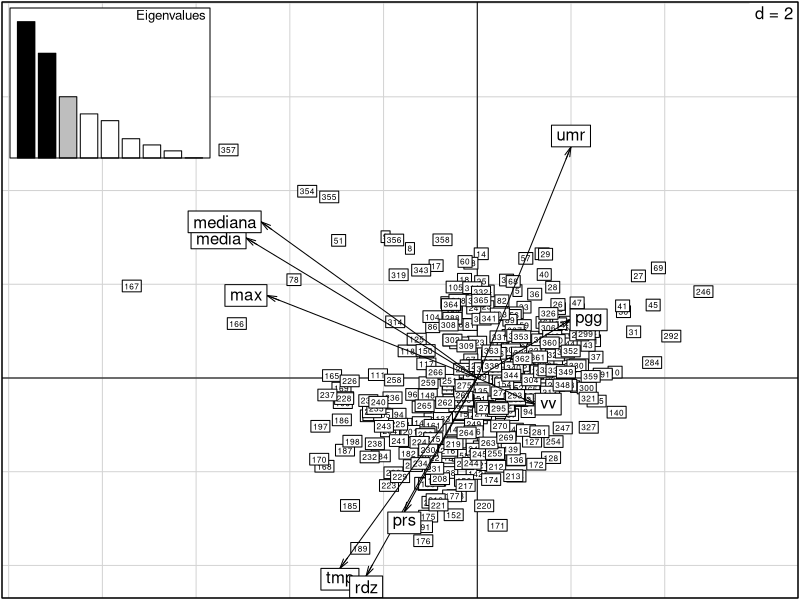
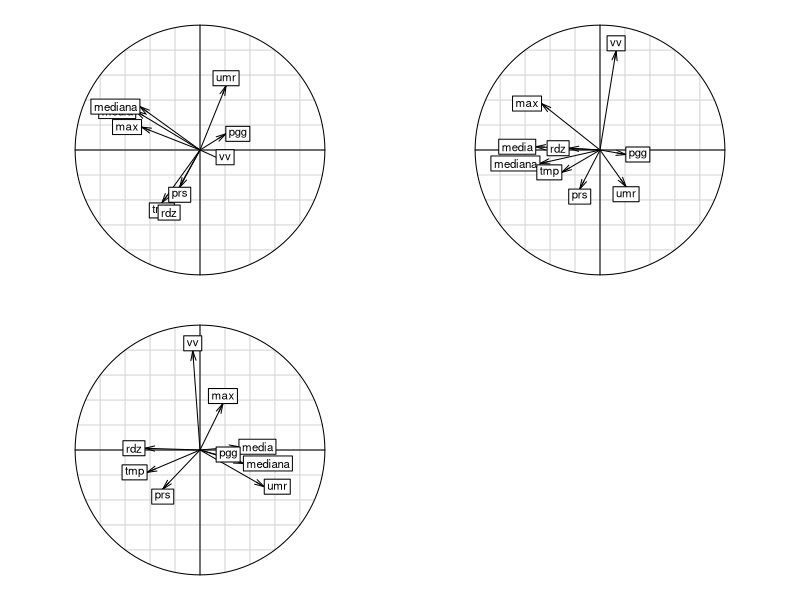
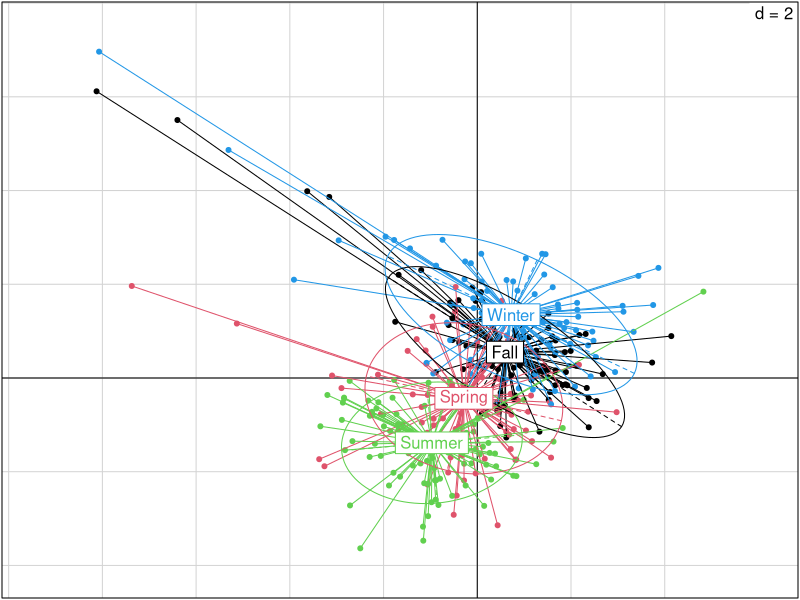
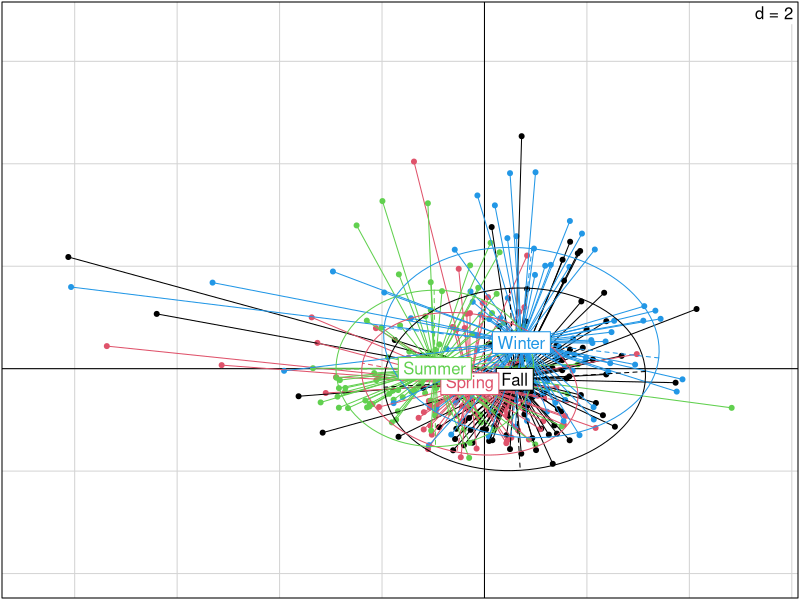
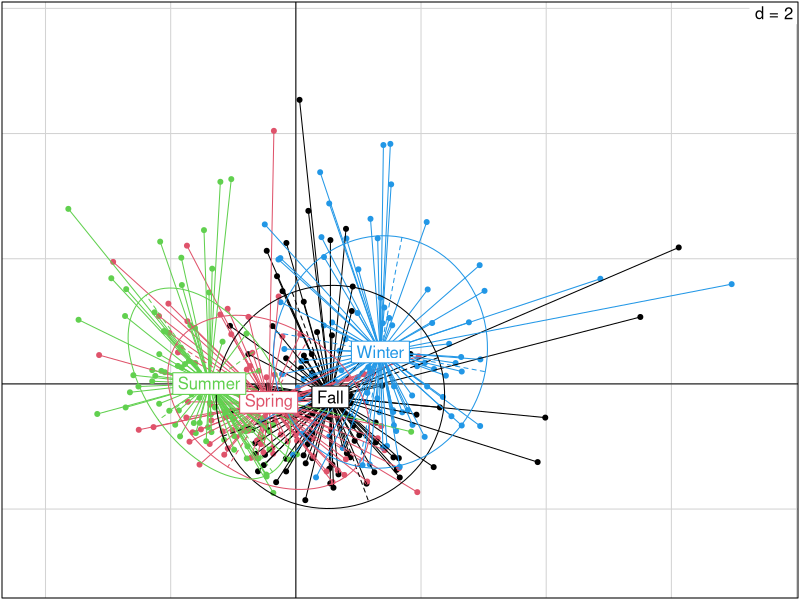
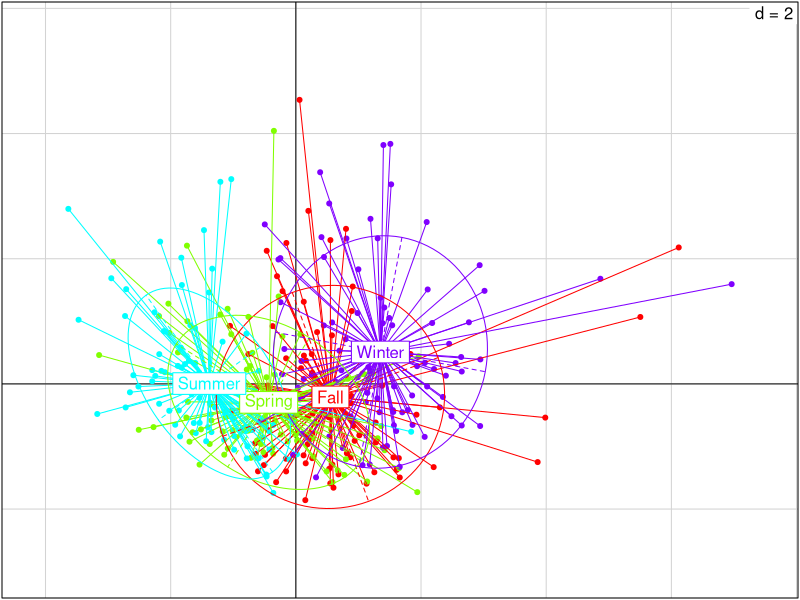
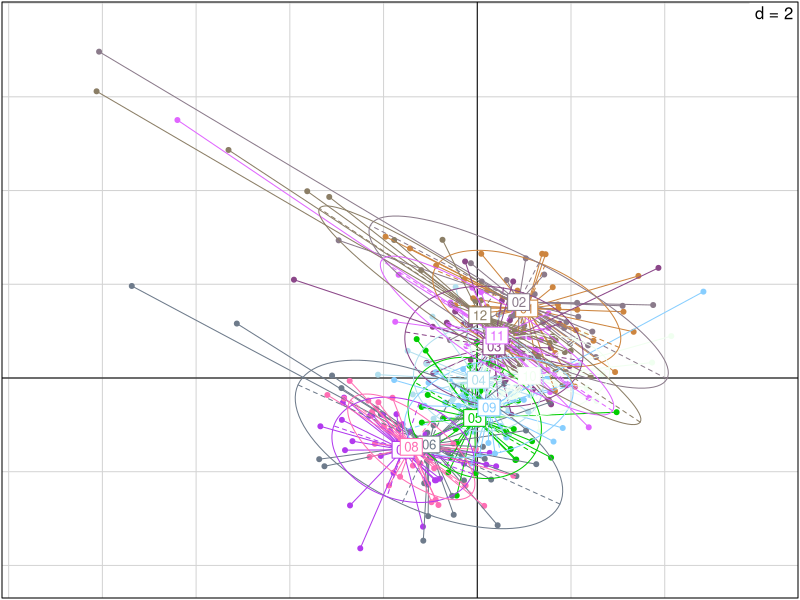
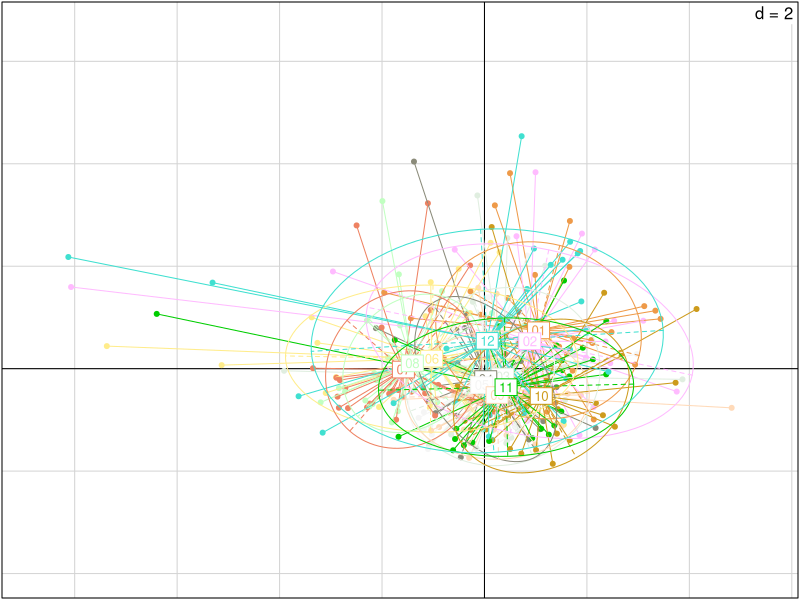

Write the R code that produced these figures, in order. (Note: this script raises an error after producing the figures.)
#setto la WD ----
pm10 <- read.csv2("data/pm2010.csv", dec = ".")

#questo è un pacchetto di pacchetti. Contiene molti pacchetti utili :-)
install.packages("tidyverse")

library(tidyr)
#creO variabile per anno, giorno, mese
pm10_a <- separate(pm10, col = "data", into = c("anno","mese","giorno"), sep = "-")

pm10_a$mese2 <- as.numeric(pm10_a$mese)

str(pm10_a)        

pm10_a$mese2


pm10_a$giorno2 <- as.numeric(pm10_a$giorno)
str(pm10_a)
# stagioni: primavera (21-03 / 20-06), estate (21-06/22-09), autunno (23-09 /21-12)
# inverno(22-12/20-03)

#divido in stagioni ----
getSeason <- function(DATES) {
  WS <- as.Date("2010-12-22", format = "%Y-%m-%d") # Winter Solstice
  SE <- as.Date("2010-3-21",  format = "%Y-%m-%d") # Spring Equinox
  SS <- as.Date("2010-6-21",  format = "%Y-%m-%d") # Summer Solstice
  FE <- as.Date("2010-9-23",  format = "%Y-%m-%d") # Fall Equinox
  d <- as.Date(strftime(DATES, format="2010-%m-%d"))
  
  ifelse (d >= WS | d < SE, "Winter",
          ifelse (d >= SE & d < SS, "Spring",
                  ifelse (d >= SS & d < FE, "Summer", "Fall")))
}


k <- getSeason(pm10$data)



pm10_a$Stagione<- k

table(pm10_a$Stagione)


summary(pm10_a)

### PCA ANALYSIS ----
require(ade4)
names(pm10_a)

#estraggo da pm10 solo le variabili numeriche da inserire nella PCA escludendo giorno mese e anno che sono da considerarsi factors
data_pca <- pm10_a[,c(1:9)]

# con nf = 3 gli stò dicendo di tenere tre assi
pcapm <- dudi.pca(data_pca, scannf = FALSE, nf = 3)

#faccio il biplot, cos'è clab.row?
# clab.row serve a gestire la grandezza dei quadratini delle osservazioni
# clab.col invece controlla le variabili
scatter(pcapm, clab.row = 0.5)


#valori dei punteggi per le variabili
pcapm$c1

# CARATTERIZZIAMO GLI ASSI
# se vedi come ci si aspetta mediana media e max stanno insieme perchè sono molto correlati e vanno tutti sulla prima componente
# sulla seconda ci vanno i fattori ambientali tmp, umr, rdz, pgg e prs. Solo che tmp, prs e rdz hanno correlazione negativa rispetto
# a umr  e pgg [pgg è al limite. ha un punteggio abbastanza basso]
# sulla terza si prende tutto il vento

#cerchio di correlazione, i punteggi delle varibili sono plottati su una circonferenza di raggio unitario
par(mfrow = c(2,2))
s.corcircle(pcapm$c1, xax = 1, yax = 2) #plotto prima e seconda
s.corcircle(pcapm$c1, xax = 1, yax = 3) #plotto prima e terza
s.corcircle(pcapm$c1, xax = 2, yax = 3) #plotto seconda e terza

#calcolo gli autovalori
pcapm$eig / sum(pcapm$eig) 

#calcolo la somma cumilata degli autovalori
cumsum(pcapm$eig / sum(pcapm$eig)) # con i primi tre assi spiego circa il 70% che non è male


# da cosa lo capisci??? perchè il 3° dice 0.71?
# gli autovalori corrispondono alla quantità di variabilità spiegata lungo quella direzione (autovettore)
# se divido ogni singolo autovalore per la somma di tutti gli autovalori (riga 80) ottengo la % che ogni 
#singola componente spiega. Facendo la somma cumulata (riga 83) non faccio altro che:
# 1c , 1c + 2c, 1c + 2c + 3c. La somma di tutte chiaramente mi darà 100 (o meglio 1)
# quindi in questo modo io so che tenedo le prime tre componenti io riesco a vedere il 71% dell'informazione presente
#nel mio dataset

#vediamo adesso come si comportano le variabili qualitative - lascio a te l'interpretazione!!!!!!
# PCA STAGIONE ----
par(mfrow= c(1,1))
s.class(pcapm$li, factor(pm10_a$Stagione), xax = 1, yax = 2, col = c(1,2,3,4)) 
s.class(pcapm$li, factor(pm10_a$Stagione), xax = 1, yax = 3, col = c(1,2,3,4))
s.class(pcapm$li, factor(pm10_a$Stagione), xax = 2, yax = 3, col = c(1,2,3,4))



s.class(pcapm$li, factor(pm10_a$Stagione), xax = 2, yax = 3, col = rainbow(4)) #se volessi usare la funzione rainbow

#un modo carino per selezionare i colori
color = grDevices::colors()[grep('gr(a|e)y', grDevices::colors(), invert = T)]

# questo comando crea un oggetto che si chiama color che contiene tutti e 433 i colori base di R escluse le scale di grigio
# poi basta fare col = sample(color, n) all'intero di una funzione che usa come argument col
# dove n è il numero di colori che devi utilizzare

#alternativa se 433 colori sono troppi
library(RColorBrewer)
qual_col_pals = brewer.pal.info[brewer.pal.info$category == 'qual',]
col_vector = unlist(mapply(brewer.pal, qual_col_pals$maxcolors, rownames(qual_col_pals)))
# questa funzione produce un vettore di 74 colori

# Interpretazione (la devi fare tu), stai attenta! :
# 1 - come si dispongono le ellissi rispetto alle tre componenti? 
# 2 - ci sono delle direzioni in cui la variazione è più evodente e altre invece dove non sembra esserci?
# 3 - cosa rappresentano le tre componenti?
# 4 - l'asse maggiore delle ellissi su che componente si allinea?
# 5 - che cosa mi racconta quindi il grafico?


#facile dire la devi fare tu gne gne gne gne XD alloraaaa( sto rosicando che l'avevo
#già fatta ma cambiando computer ho fatto un panico... dunque)
# rispondo alle domande per stagioni:

# 1) le ellissi praticamente si sovrappongono rispetto alle componenti, in particolare
# le componenti 1 e 3 , mentre sono trasversali tra 1 e 2 
# 2) se per variazione intendi i picchi, in inverno c'è variazione
# 3) le tre componenti sono la 1a la concentrazione del pm10 la 2a le variabili ambientali, la 3a la velocità del vento
# 4) l'asse maggiore è parallelo alla componente che rappresenta la concentrazione
# 5) essendo così tutte attaccate mi sa che il fattore stagione posso anche non cagarlo
# posso invece indagare su st'inverno che esce fuori dagli schemi no??






# attenta mese ha 12 livelli come factor non 4 come le stagioni se usi solo 4 colori non vedi gli altri mesi
# approfitto per usare la funzione che hai usato prima 

par(mfrow = c(1,1))
s.class(pcapm$li, factor(pm10_a$mese), xax = 1, yax = 2, col = sample(color, 12), clabel = 0.8)
s.class(pcapm$li, factor(pm10_a$mese), xax = 1, yax = 3, col = sample(color, 12), clabel = 0.8)
s.class(pcapm$li, factor(pm10_a$mese), xax = 2, yax = 3, col = sample(color, 12), clabel = 0.8)

# GIORNO ----
# chiaramente dal giorno ci capisci poco perchè stai mischiando periodi diversi dell'anno e la natura se ne frega che è il
# primo o il trenta del mese
s.class(pcapm$li, factor(pm10_a$giorno), xax = 1, yax = 2,col = sample(color, 31))
s.class(pcapm$li, factor(pm10_a$giorno), xax = 1, yax = 3,col = sample(color, 31))
s.class(pcapm$li, factor(pm10_a$giorno), xax = 2, yax = 3,col = sample(color, 31))

# direi che a questo punto non mi interessa per niente il fattore giorno e mese,
# perche già con la stagione ho abbastanza livelli non aggiungo ulteriore confusione al tutto

#DIREZIONE DEL VENTO ----
s.class(pcapm$li, factor(pm10_a$dv), xax = 1, yax = 2, col = sample(col_vector, nlevels(pm10$dv)))
s.class(pcapm$li, factor(pm10_a$dv), xax = 1, yax = 3, col = sample(col_vector, nlevels(pm10$dv)))
s.class(pcapm$li, factor(pm10_a$dv), xax = 2, yax = 3, col = sample(col_vector, nlevels(pm10$dv)))


s.class(pcapm$li, factor(pm10_a$dv), xax = 1, yax = 2, col = rainbow(nlevels(pm10$dv)),clabel = .8)
s.class(pcapm$li, factor(pm10_a$dv), xax = 1, yax = 3, col = rainbow(nlevels(pm10$dv)))
s.class(pcapm$li, factor(pm10_a$dv), xax = 2, yax = 3, col = rainbow(nlevels(pm10$dv)))


# ARI-DOMANDE
# 1) le ellissi sono sempre accozzagliate l'una sull'altra rispetto alle componenti
# 2) mi sembra che il vento da sudest ha sempre sti picchi malefici che escono dagli schemi
# 3) le componenti sono sempre le stesse
# 4) l'asse maggiore sta sempre sulla concentrazione di pm10
# 5) anche qui stanno tutte una sull'altra non ci sta niente di "eclatante" apparte i picchi di vento 
# da sudest

# fatti le stesse domande che ti ho scritto prima


# HILL-SMITH ----




#### HILLSMITH SU DATI ----

data_hills<-(pm10_a[,1:10])
data_hills$stagione<-pm10_a$Stagione


str(data_hills)
data_hills$stagione<-as.factor(data_hills$stagione)
dd1 <- dudi.hillsmith(data_hills, scannf = FALSE, nf = 3)
par(mfrow = c(1,1))

scatter(dd1, clab.row = 0.5, posieig = "bottom")

# perchè lo scatter sta a fanculo in alto?
# stavi pensando a cosa rappresentano i valori della hills e quali sono le 
# componenti principali in questo caso...
dd1$c1

par(mfrow=c(1,1))
s.corcircle(dd1$c1, xax = 1, yax = 2) #plotto prima e seconda
s.corcircle(dd1$c1, xax = 1, yax = 3) #plotto prima e terza
s.corcircle(dd1$c1, xax = 2, yax = 3) #plotto seconda e terza


dd1$eig/sum(dd1$eig) 
cumsum(dd1$eig/sum(dd1$eig))


# quindi aggiungendo la stagione  e la dv e facendo la hills 
# i 3 assi mi perdono quantità di informazione e spiegano quasi il 50% dei dati.


# ma sopratutto ora che so che:
# media mediana e max sono super correlate, quindi mi conviene tenerne una sola
# tmp,rdz,prs sono inversamente prop all'umidità e che la pioggia sta a se
#velocità del vento va per fatti suoi e tira i miei dati
# d'inverno ho dei picchi particolari che non so se hanno valenza
# e mi sembra che la direzione NW può avere una valenza 




# provo a vedere sta velocità del vento che problemi ha 


hist(pm10_a$vv)

plot(pm10_a$media~pm10_a$vv,col="2",pch="20")
boxplot(pm10_a$vv)

#faccio un modello di regressione multipla con tutto dentro
modvv<-lm(vv~.,data=data_hills)
summary(modvv)
# la vv del vento con la direzione nord fa sempre vedere qualcosa
# per me c'è qualcosa sotto, dice che sono significative 
# umr,pgg,prs



names(data_hills)

corr<-cor(data_hills[,1:9])
summary(corr)

# potresti cominciare a fare una bella regressione multipla per vedere se le variabile che hai spiegano la conc di pm10
# poi commentiamo meglio magari su skype!!!!

### REGRESSIONE MULTIPLA ----


mod1<-lm(media~.,data=data_hills)
summary(mod1)
qqnorm(mod1$residuals)
qqline(mod1$residuals,col=2)
mod1s=step(mod1,direction="both")
summary(mod1s)




mod2<-lm(media~tmp+max+vv+dv+rdz+pgg+umr+prs+stagione,data=data_hills)

summary(mod2)


mod2s=step(mod2,direction="both")
summary(mod2s)
qqnorm(mod2s$residuals)
qqline(mod2s$residual, col=2)


mod3<-lm(max~tmp+mediana+vv+dv+rdz+pgg+umr+prs+stagione,data=data_hills)
summary(mod3)

mod3s=step(mod3,direction="both")
summary(mod3s)
qqnorm(mod3s$residuals)
qqline(mod3s$residuals,col=2)





# a me sembra che il secondo modello levando la mediana ma aggiungendo la max
# sia buono, il terzo un pò meno...
